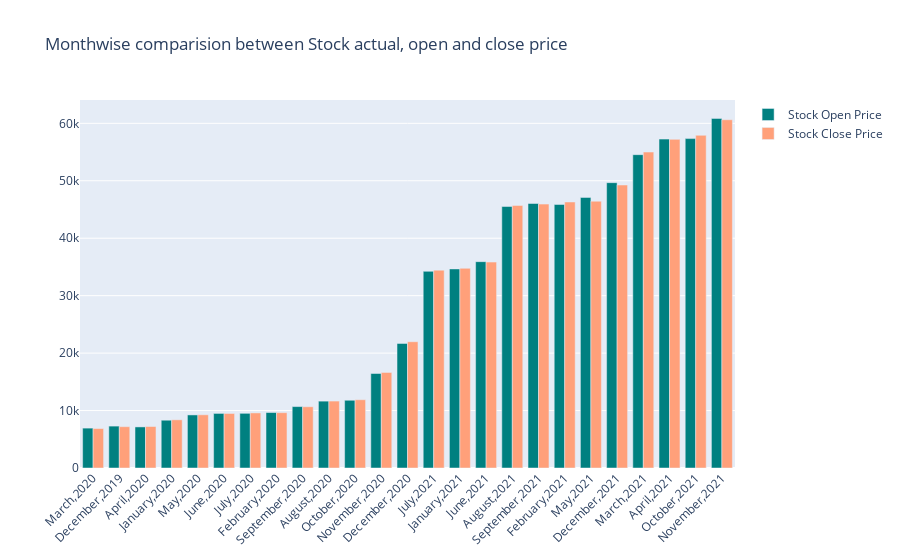

Here is the notebook cell this chart was saved with:
### Markdown cell above
pip instal performance analysis package

### Code cell
fig = go.Figure()

fig.add_trace(go.Bar(
    x=monthvise.index,
    y=monthvise['open'],
    name='Stock Open Price',
    marker_color='teal'
))
fig.add_trace(go.Bar(
    x=monthvise.index,
    y=monthvise['close'],
    name='Stock Close Price',
    marker_color='lightsalmon'
))

fig.update_layout(barmode='group', xaxis_tickangle=-45, 
                  title='Monthwise comparision between Stock actual, open and close price')
fig.show()

### Figure 1 — Plotly figure (JSON) as saved in the notebook; plotly's stock layout.template omitted (floating-point values rounded to 4 significant figures)
{"data": [{"marker": {"color": "teal"}, "name": "Stock Open Price", "type": "bar", "x": ["March,2020", "December,2019", "April,2020", "January,2020", "May,2020", "June,2020", "July,2020", "February,2020", "September,2020", "August,2020", "October,2020", "November,2020", "December,2020", "July,2021", "January,2021", "June,2021", "August,2021", "September,2021", "February,2021", "May,2021", "December,2021", "March,2021", "April,2021", "October,2021", "November,2021"], "y": [6944.0, 7294.0, 7151.0, 8319.0, 9238.0, 9500.0, 9519.0, 9656.0, 10690.0, 11640.0, 11790.0, 16450.0, 21680.0, 34230.0, 34650.0, 35920.0, 45520.0, 46040.0, 45870.0, 47110.0, 49670.0, 54540.0, 57250.0, 57340.0, 60860.0]}, {"marker": {"color": "lightsalmon"}, "name": "Stock Close Price", "type": "bar", "x": ["March,2020", "December,2019", "April,2020", "January,2020", "May,2020", "June,2020", "July,2020", "February,2020", "September,2020", "August,2020", "October,2020", "November,2020", "December,2020", "July,2021", "January,2021", "June,2021", "August,2021", "September,2021", "February,2021", "May,2021", "December,2021", "March,2021", "April,2021", "October,2021", "November,2021"], "y": [6871.0, 7194.0, 7224.0, 8389.0, 9263.0, 9489.0, 9590.0, 9631.0, 10660.0, 11650.0, 11890.0, 16650.0, 21980.0, 34440.0, 34760.0, 35850.0, 45710.0, 45940.0, 46310.0, 46440.0, 49260.0, 55000.0, 57210.0, 57910.0, 60620.0]}], "layout": {"barmode": "group", "title": {"text": "Monthwise comparision between Stock actual, open and close price"}, "xaxis": {"tickangle": -45}}}
